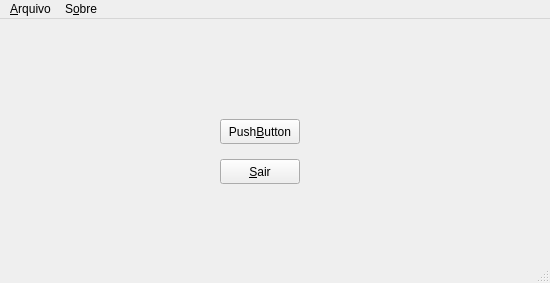
<?xml version="1.0" encoding="UTF-8"?>
<ui version="4.0">
 <class>MainWindow</class>
 <widget class="QMainWindow" name="MainWindow">
  <property name="geometry">
   <rect>
    <x>0</x>
    <y>0</y>
    <width>550</width>
    <height>283</height>
   </rect>
  </property>
  <property name="windowTitle">
   <string>MainWindow</string>
  </property>
  <widget class="QWidget" name="centralwidget">
   <widget class="QPushButton" name="pushButton">
    <property name="geometry">
     <rect>
      <x>220</x>
      <y>100</y>
      <width>80</width>
      <height>25</height>
     </rect>
    </property>
    <property name="sizePolicy">
     <sizepolicy hsizetype="Minimum" vsizetype="Fixed">
      <horstretch>0</horstretch>
      <verstretch>0</verstretch>
     </sizepolicy>
    </property>
    <property name="text">
     <string>Push&amp;Button</string>
    </property>
   </widget>
   <widget class="QPushButton" name="btn_sair">
    <property name="geometry">
     <rect>
      <x>220</x>
      <y>140</y>
      <width>80</width>
      <height>25</height>
     </rect>
    </property>
    <property name="text">
     <string>&amp;Sair</string>
    </property>
   </widget>
  </widget>
  <widget class="QMenuBar" name="menubar">
   <property name="geometry">
    <rect>
     <x>0</x>
     <y>0</y>
     <width>550</width>
     <height>22</height>
    </rect>
   </property>
   <widget class="QMenu" name="menuteste">
    <property name="title">
     <string>&amp;Arquivo</string>
    </property>
    <addaction name="action_Sair"/>
   </widget>
   <widget class="QMenu" name="menu_Sobre">
    <property name="title">
     <string>S&amp;obre</string>
    </property>
   </widget>
   <addaction name="menuteste"/>
   <addaction name="menu_Sobre"/>
  </widget>
  <widget class="QStatusBar" name="statusbar"/>
  <action name="action_Sair">
   <property name="text">
    <string>&amp;Sair</string>
   </property>
  </action>
 </widget>
 <resources/>
 <connections/>
</ui>
